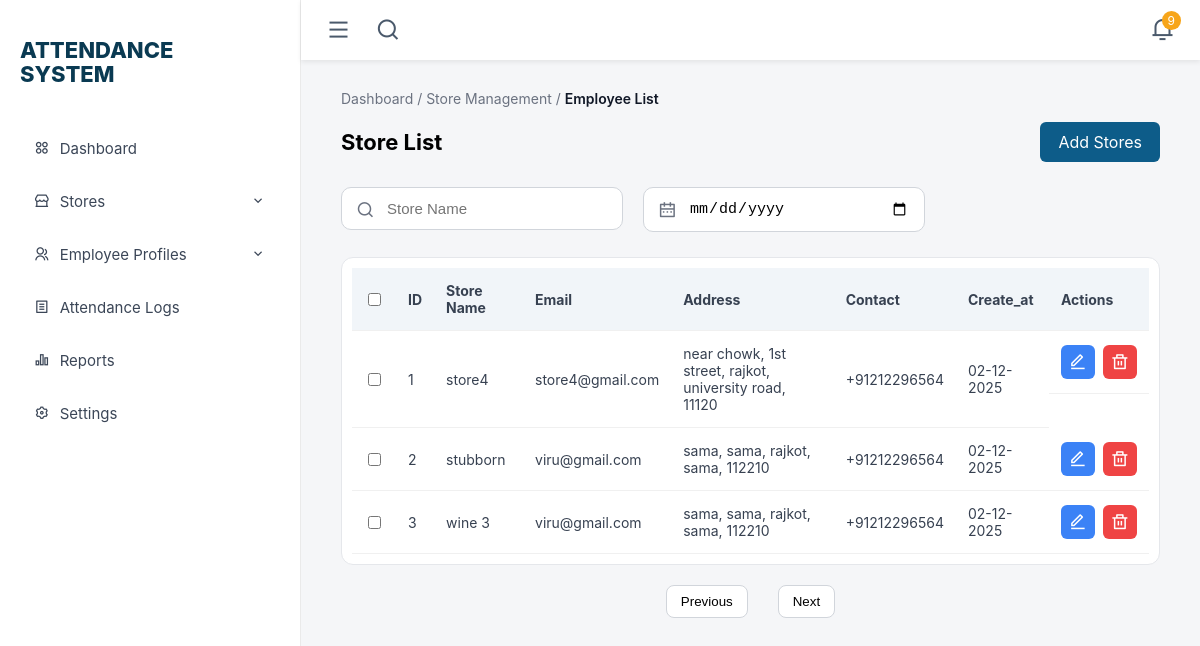
The app's page /storelist with its own data.
### app/model.py (models this page shows)
class Store(db.Model):
    id = db.Column(db.Integer, primary_key=True, autoincrement=True)
    store_name = db.Column(db.String(255), nullable=False)
    email = db.Column(db.String(150), nullable=False)
    address_name = db.Column(db.String(255), nullable=False)
    street_name = db.Column(db.String(255), nullable=False)
    town = db.Column(db.String(255), nullable=False)
    locality = db.Column(db.String(255), nullable=False)
    post_code = db.Column(db.String(255), nullable=False)
    contact1 = db.Column(db.String(50), nullable=False)
    contact2 = db.Column(db.String(50))
    created_at = db.Column(db.DateTime, default=datetime.utcnow)

### app/routes/storelist.py (the view)
@storelist_bp.route("/storelist", methods = ["GET","POST"])
def storelist():
    stores = Store.query.all()
    print(stores)
    return render_template('storelist.html', stores=stores)

### app/templates/storelist.html (shortened to what this page needs)
{% extends "base.html" %}
    {% block content %}
    <link href="https://cdn.jsdelivr.net/npm/remixicon@4.4.0/fonts/remixicon.css" rel="stylesheet">
    <link rel="stylesheet" href="{{ url_for('static', filename='css/storelist.css')}}">
</head>
<body>
    <div class="page">
        <div class="breadcrumbs">
            Dashboard / Store Management / <span>Employee List</span>
        </div>
        <div class="top-row">
            <h2>Store List</h2>
            <a class="btn-add" href="{{ url_for('addstore.addstore')}}">Add Stores</a>
        </div>
        <div class="filters">
            <div class="input-box">
                <input type="text" id="searchName" placeholder="Store Name">
                <i class="ri-search-line"></i>
            </div>
            <div class="input-box">
                <input type="date" id="filterDate">
                <i class="ri-calendar-2-line"></i>
            </div>
        </div>
        <div class="table-container">
            <table id="storeTable">
                <thead>
                    <tr>
                        <th><input type="checkbox"></th>
                        <th>ID</th>
                        <th>Store Name</th>
                        <th>Email</th>
                        <th>Address</th>
                        <th>Contact</th>
                        <th>Create_at</th>
                        <th>Actions</th>
                    </tr>
                </thead>
                <tbody id="tableBody">
                    {% for i in stores %}
                    <tr>
                        <td><input type="checkbox"></td>
                        <td>{{ i.id }}</td>
                        <td>{{ i.store_name }}</td>
                        <td>{{ i.email }}</td>
                        <td>
                            {{ i.address_name }},
                            {{ i.street_name }},
                            {{ i.town }},
                            {{ i.locality }},
                            {{ i.post_code }}
                        </td>
                        <td>{{ i.contact1 }}</td>
                        <td>{{ i.created_at.strftime('%d-%m-%Y') }}</td>
                        <td class="actions">
                            <a href="/edit-store/{{ i.id }}" class="edit-btn"><i class="ri-edit-line"></i></a>
                            <a href="/delete-store/{{ i.id }}" class="delete-btn"><i class="ri-delete-bin-line"></i></a>
                        </td>
                    </tr>
                    {% endfor %}
                </tbody>
            </table>
        </div>
        <div class="pagination">
            <button id="prevBtn">Previous</button>
            <button id="nextBtn">Next</button>
        </div>
    </div>
</body>
</html>
{% endblock %}

### app/static/css/sidebar.css (style rules this page uses)
body { margin: 0; font-family: "Inter", sans-serif; }

### app/static/css/storelist.css (style rules this page uses)
body { margin: 0; font-family: "Inter", sans-serif; background: #f8fafc; }
.page { padding: 30px 40px; }
.breadcrumbs { font-size: 14px; color: #6b7280; }
.breadcrumbs span { color: #111827; font-weight: 600; }
.top-row { margin-top: 15px; display: flex; justify-content: space-between; align-items: center; }
.top-row h2 { font-size: 22px; margin: 0; }
.btn-add { background: #0d5c89; color: white; border: none; padding: 10px 18px; border-radius: 6px; cursor: pointer; }
.filters { margin-top: 25px; display: flex; gap: 20px; }
.input-box { position: relative; }
.input-box input { padding: 12px 15px; padding-left: 45px; width: 220px; border: 1px solid #d1d5db; border-radius: 10px; font-size: 15px; outline: none; }
.input-box i { position: absolute; left: 15px; top: 50%; transform: translateY(-50%); color: #6b7280; font-size: 18px; }
.table-container { margin-top: 25px; background: white; border-radius: 12px; padding: 10px; border: 1px solid #e5e7eb; overflow-x: auto; }
table { width: 100%; border-collapse: collapse; }
thead tr { background: #f1f5f9; text-align: left; }
th, td { padding: 14px 12px; border-bottom: 1px solid #f0f0f0; font-size: 14px; color: #374151; }
.actions { display: flex; align-items: center; gap: 12px; white-space: nowrap; }
.actions i { font-size: 18px; cursor: pointer; }
.pagination { margin-top: 20px; display: flex; justify-content: center; gap: 15px; align-items: center; }
.pagination button { padding: 8px 14px; border: 1px solid #d1d5db; background: white; border-radius: 8px; cursor: pointer; }
a { text-decoration: none; }
.actions { display: flex; gap: 0.5rem; }
.edit-btn, .delete-btn { width: 34px; height: 34px; border-radius: 6px; display: flex; justify-content: center; align-items: center; color: white; }
.edit-btn { background: #3b82f6; }
.delete-btn { background: #ef4444; }

### records on screen
Store: id "1", store_name "store4", email "store4@gmail.com", address_name "near chowk", street_name "1st street", town "rajkot", locality "university road", post_code "11120", contact1 "+91212296564", created_at "02-12-2025"
Store: id "2", store_name "stubborn", email "viru@gmail.com", address_name "sama", street_name "sama", town "rajkot", locality "sama", post_code "112210", contact1 "+91212296564", created_at "02-12-2025"
Store: id "3", store_name "wine 3", email "viru@gmail.com", address_name "sama", street_name "sama", town "rajkot", locality "sama", post_code "112210", contact1 "+91212296564", created_at "02-12-2025"
